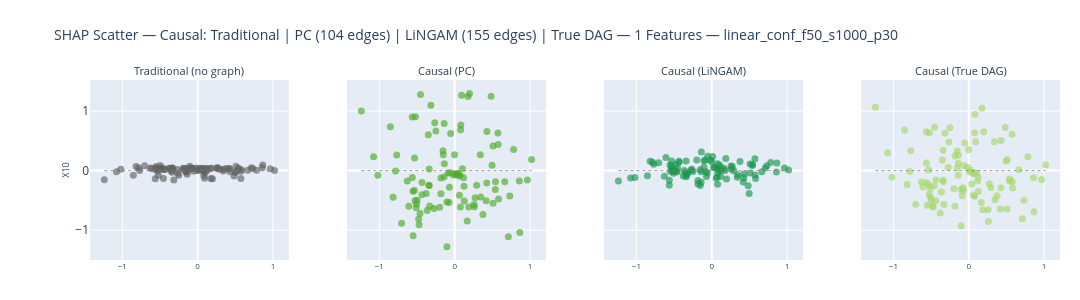

Here is the notebook cell this chart was saved with:
### Code cell
fig_scatter_pc_vs_lingam = plot_shap_scatter_pc_vs_lingam(
    shap_data, feature_names, scratch_rank, top_features, x_test,
    pc_edges, lingam_edges, DATASET, N_TOP_FEATURES,
    method= "Causal",
    features=features_names,
)
